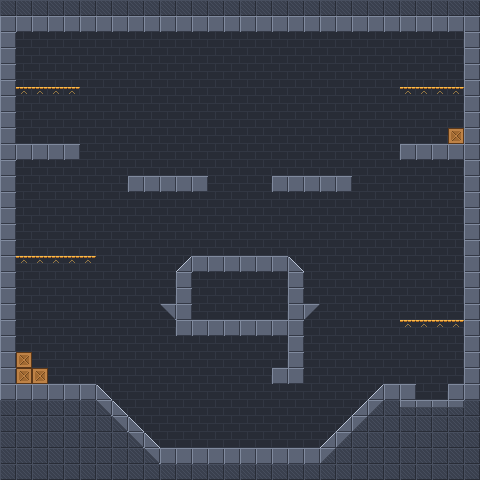

A 2D game scene composited from a Tiled map and its tileset images. What follows is a short description and the map's XML, with each tile layer's data collapsed to a summary:
An orthogonal 30x30 tile map with 16x16 px tiles, 3 tile layers (background, middle, foreground) and 20 objects (4x jumpthru, 4x shooter, 2x spike, 2x walker, 2x marker, ...).

<map version="1.10" tiledversion="1.12.2" orientation="orthogonal" renderorder="right-down" width="30" height="30" tilewidth="16" tileheight="16" infinite="0" nextlayerid="6" nextobjectid="22">
 <tileset firstgid="1" source="tilesets/prototype.tsx" />
 <layer id="1" name="background" width="30" height="30">
  <data>[900 cells, 690 non-empty, 2 distinct tile ids]</data>
 </layer>
 <objectgroup id="2" name="objects">
  <object id="1" name="spike" type="spike" gid="33" x="432" y="400" width="16" height="16" />
  <object id="2" name="spike" type="spike" gid="33" x="416" y="400" width="16" height="16" />
  <object id="3" name="player" type="player" gid="49" x="224" y="448" width="16" height="16" />
  <object id="4" name="bouncer" type="bouncer" gid="55" x="48" y="384" width="16" height="16" />
  <object id="5" name="jumpthru" type="jumpthru" x="16" y="256">
   <polyline points="0,0 80,0" />
  </object>
  <object id="6" name="jumpthru" type="jumpthru" x="400" y="320">
   <polyline points="0,0 64,0" />
  </object>
  <object id="7" name="jumpthru" type="jumpthru" x="16" y="88">
   <polyline points="0,0 60,0" />
  </object>
  <object id="8" name="jumpthru" type="jumpthru" x="400" y="88">
   <polyline points="0,0 64,0" />
  </object>
  <object id="9" name="walker" type="walker" gid="66" x="400" y="144" width="16" height="16" />
  <object id="10" name="flyer" type="flyer" gid="72" x="224" y="112" width="16" height="16">
   <properties>
    <property name="range" type="float" value="12" />
   </properties>
  </object>
  <object id="12" name="walker" type="walker" gid="66" x="16" y="144" width="16" height="16" />
  <object id="13" name="jumper" type="jumper" gid="65" x="192" y="320" width="16" height="16">
   <properties>
    <property name="height" type="float" value="1" />
   </properties>
  </object>
  <object id="14" name="leaper" type="leaper" gid="65" x="168" y="176" width="16" height="16">
   <properties>
    <property name="height" type="float" value="6" />
    <property name="target" type="object" value="15" />
   </properties>
  </object>
  <object id="15" name="leaper-target" type="marker" x="304" y="176">
   <point />
  </object>
  <object id="16" name="shooter-right" type="shooter" gid="68" x="304" y="304" width="16" height="16" />
  <object id="17" name="shooter-left" type="shooter" gid="69" x="160" y="304" width="16" height="16" />
  <object id="18" name="shooter-down" type="shooter" gid="71" x="336" y="208" width="16" height="16">
   <properties>
    <property name="gravity" type="bool" value="false" />
    <property name="speed" type="float" value="8" />
   </properties>
  </object>
  <object id="19" name="shooter-down" type="shooter" gid="71" x="128" y="208" width="16" height="16">
   <properties>
    <property name="gravity" type="bool" value="false" />
    <property name="speed" type="float" value="8" />
   </properties>
  </object>
  <object id="20" name="teleporter" type="teleporter" gid="78" x="272" y="368" width="16" height="16">
   <properties>
    <property name="dwell" type="float" value="0.5" />
    <property name="target" type="object" value="21" />
   </properties>
  </object>
  <object id="21" name="teleport-target" type="marker" x="240" y="256">
   <point />
  </object>
 </objectgroup>
 <layer id="4" name="middle" width="30" height="30">
  <properties>
   <property name="collision" value="tagged" />
  </properties>
  <data>[900 cells, 280 non-empty, 8 distinct tile ids]</data>
 </layer>
 <layer id="3" name="foreground" width="30" height="30">
  <data>[900 cells, 17 non-empty, 2 distinct tile ids]</data>
 </layer>
</map>
